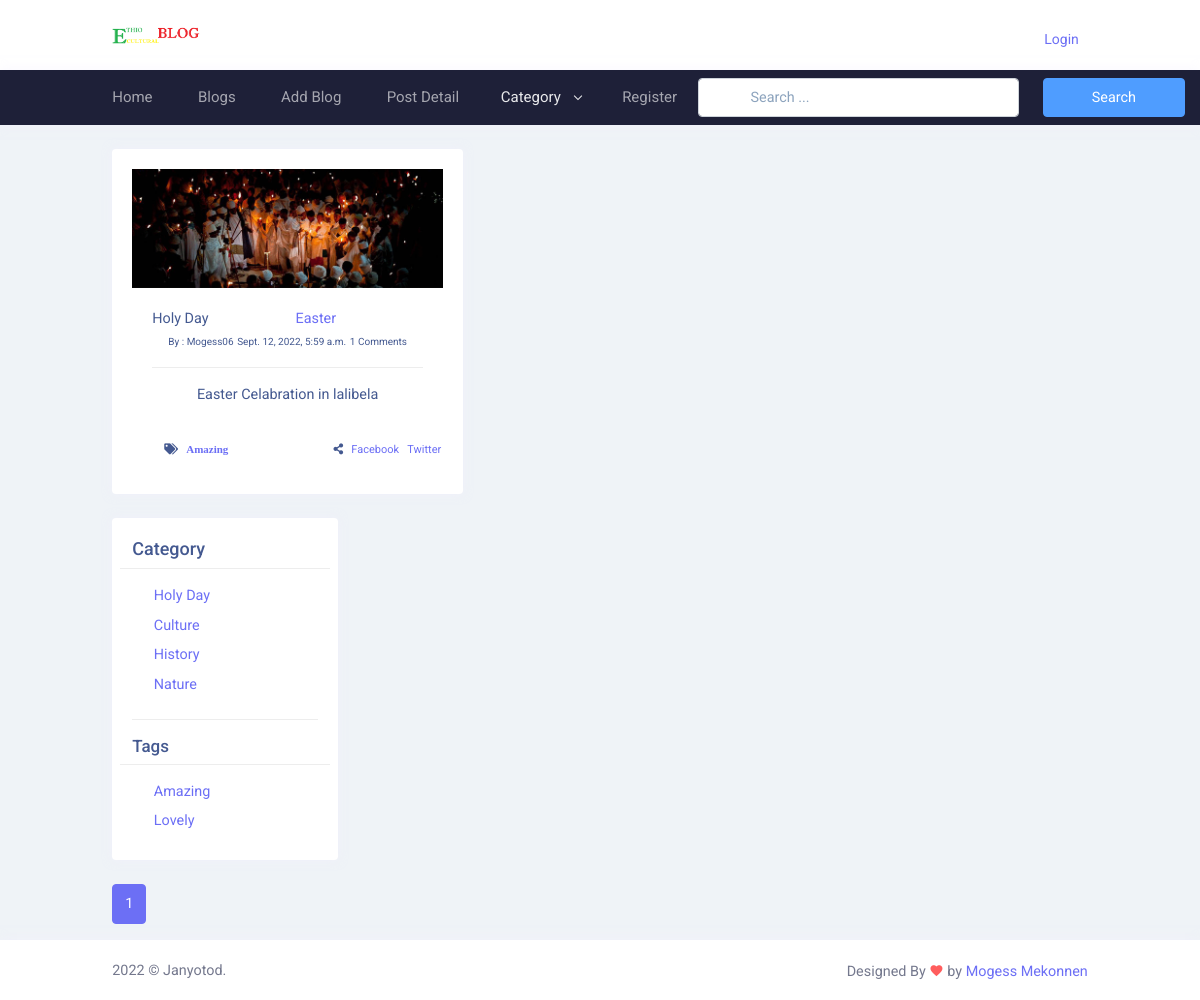
Screenshot of /category_blogs/holy-day/ with the database file from the repository.
### blog/models.py (models this page shows, shortened)
class Blog(models.Model):
    user = models.ForeignKey(
        User,
        related_name='user_blogs',
        on_delete=models.CASCADE,
    )
    category = models.ForeignKey(
        Category,
        related_name='Category_blogs',
        on_delete=models.CASCADE,
    )
    likes = models.ManyToManyField(
        User,
        related_name='user_likes',
        blank=True,
        )
    tags = models.ManyToManyField(
        Tag,
        related_name='tag_blogs',
        blank=True
    )
    title = models.CharField(
        max_length=250
    )
    slug = models.SlugField(null=True, blank=True)
    banner = models.ImageField(upload_to='blog_banner')
    description = models.TextField()
    created_date = models.DateTimeField(auto_now_add=True)

class Category(models.Model):
    title = models.CharField(max_length=150, unique=True)
    slug = models.SlugField(null=True, blank=True)
    create_date = models.DateField(auto_now_add=True)

class  Tag(models.Model):
    title = models.CharField(max_length=150)
    slug = models.SlugField(null=True, blank=True)
    create_date = models.DateField(auto_now_add=True)

### user_profile/models.py (models this page shows, shortened)
class User(AbstractUser):
    email = models.EmailField(max_length=150,
                              unique=True,
                              error_messages={"unique": "Email must be unique"
                                              }
                              )
    profile_image = models.ImageField(null=True,
                                      blank=True,
                                      upload_to="profile_images"
                                      )
    REQUIRED_FIELDS = ["email"]
    objects = CustomUserManager()

### blog/views.py (the view)
# urls.py: path('category_blogs/<str:slug>/', category_blogs, name='category_blogs'),
def category_blogs(request, slug):
    category = get_object_or_404(Category, slug=slug)
    queryset = category.Category_blogs.all()
    tags = Tag.objects.order_by('-create_date')[:5]
    page = request.GET.get('page', 1)
    paginator = Paginator(queryset, 2)
    all_blogs = Blog.objects.order_by('-created_date')[:5]
    try:
        blogs = paginator.page(page)
    except EmptyPage:
        blogs = paginator.page(1)
    except PageNotAnInteger:
         blogs = paginator.page(1)
    context = {
        "blogs": blogs,
        "tags": tags,
        "all_blogs":all_blogs
    }
    return render(request, 'category_blogs.html', context)

### blog/context_processors.py (called while the page is built)
def get_all_category(request):
    categories = Category.objects.all()
    context = {
        "Categories": categories
    }
    return context

### templates/category_blogs.html (shortened to what this page needs)
{% extends 'base.html'%}
{% load static %}
{% block content %}
<div class="main-content">
  <div class="page-content">
    <div class="container-fluid">
      <div class="row">
        <div class="col-xl-9 col-sm-6">
          <div class="row">
            {% for blog in blogs %}
            <div class="col-xl-6">
              <div class="card">
                <div class="card-body">
                  <div class="text-center">{% include 'blog_card.html' %}</div>
                </div>
              </div>
              {% endfor %}
            </div>
          </div>
          {% include 'right_sidebar.html' %}
          <div class="col-12" style="text-align: center">
            {% include 'pagination.html' %}
          </div>
        </div>
        {% endblock content %}

### templates/blog_card.html
{% load static %}
      <div>
        <img
          src="{{blog.banner.url}}"
          class="img-fluid"
          alt="Responsive image"
        />
      </div>
      <div class="card-body">
        <span class="float-lg-start" >{{blog.category.title}}</span>
        <a class="float-lg-center"  href="{% url 'blog_details' blog.slug %}" >{{blog.title}}</a>
        <br />
        <span style="font-size: 10px"
          >By : {{blog.user.username}}</span
        >
        <span style="font-size: 10px">{{blog.created_date}}</span>
        <span style="font-size: 10px"
          >{{blog.blog_comments.all.count}} Comments</span
        >
        <hr />
        <p>{{blog.description|truncatewords:50}}</p>
      </div>
      <div class="row"  style="font-size:11px">
        <div class="col-6">
          <ul class="post-tags float-lg-start">
            {% if blog.tags.all.count > 0 %}
            {% for tags in blog.tags.all %}
            <li class="fa fa-tags" >
              &nbsp; <a href="#">{{tags.title }}</a>
            </li>
            {% endfor %} {% else %} None {% endif %}
          </ul>
        </div>
        <div class="col-6">
          <ul class="post-share">
            <li class="fa fa-share-alt"></li>
            <a href="">&nbsp;&nbsp;Facebook</a>
            <a href="">&nbsp;&nbsp;Twitter</a>
          </ul>
        </div>
      </div>
    </div>

### templates/right_sidebar.html
<div class="col-xl-3 col-sm-6" style="width: 250px">
  <div class="card">
    <div class="card-body">
      <div class="row">
        <h4 class="form-label h5">Category</h4>
        <hr />
        {% for category in Categories %}
        <div class="d-flex flex-wrap gap-3">
          <div class="form-check mb-2">
            <a href="{% url 'category_blogs' category.slug %}"
              >{{category.title}}</a
            >
          </div>
        </div>
        {% endfor %}
      </div>
      <hr />
      <div class="row">
        <h4 class="card-title">Tags</h4>
        <hr />
        {% for tag in tags %}
        <div class="d-flex flex-wrap gap-3">
          <div class="form-check mb-2">
            <a href="{% url 'tag_blogs' tag.slug %}">{{tag.title}}</a>
          </div>
        </div>
        {% endfor %}
      </div>
    </div>
  </div>
</div>

### rows the page displays
Blog: banner (picture), category "Holy Day", title "Easter", user.username "Mogess06", created_date "Sept. 12, 2022, 5:59 a.m.", blog_comments.all.count "1", description "Easter Celabration in lalibela"
Tag: title "Amazing"
Category: title "Holy Day"
Category: title "Culture"
Category: title "History"
Category: title "Nature"
Tag: title "Lovely"

### other values shown
{{ page }} "1"
